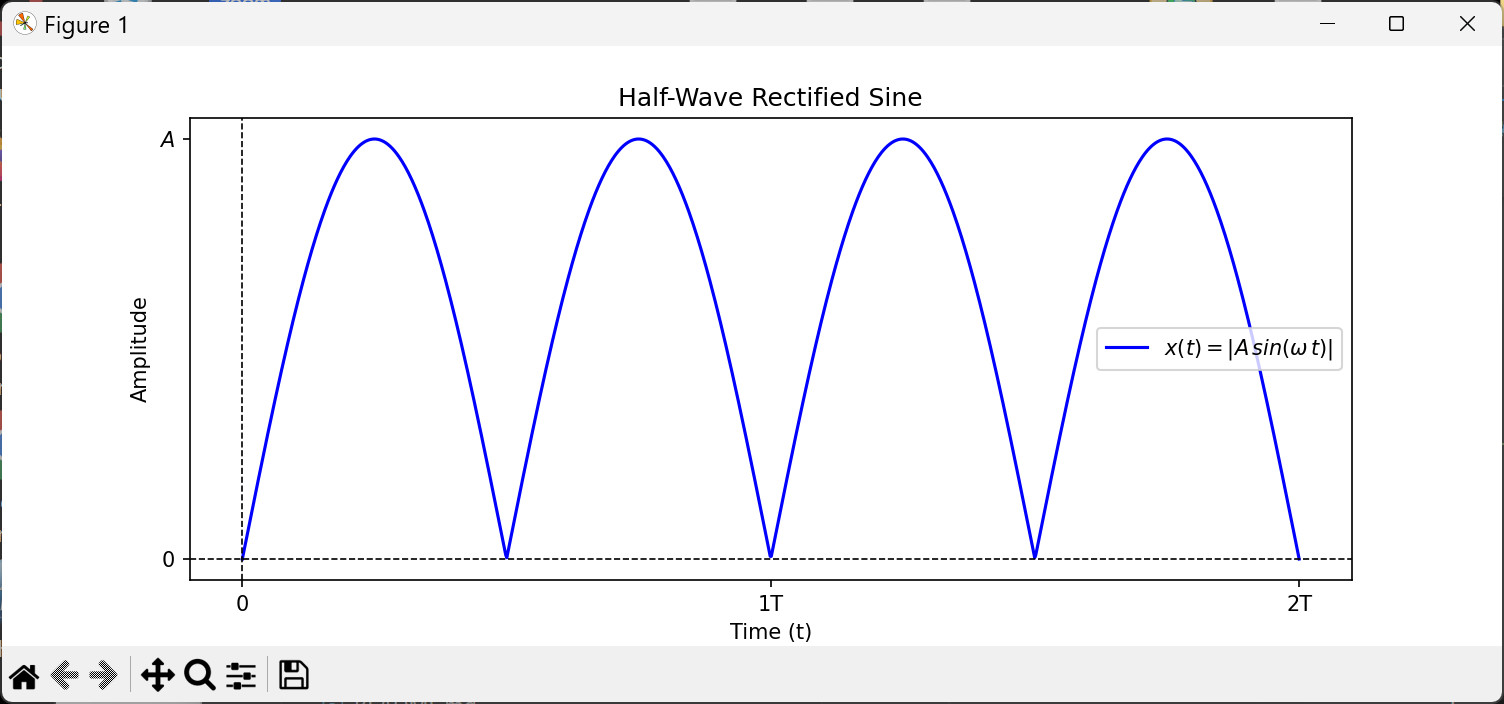

Reproduce this figure in Python.
import numpy as np
import matplotlib.pyplot as plt
from sympy import Rational

# Parameters
A = 1      # Numeric Amplitude
T = 2      # Numeric Period
N = 1000
ts = [0, 2*T]
t = np.linspace(ts[0], ts[1], N)  # Time array

# Wave function
x_t = np.abs( A*np.sin(2*np.pi*t/T) ) 

# Create plot
plt.figure(figsize=(10, 4))
plt.plot(t, x_t, label=r'$x(t) = |A\, sin(\omega\, t)|$', color='b')

# Customizing axis labels
plt.axhline(0, color='black', linewidth=0.8, linestyle='--')
plt.axvline(0, color='black', linewidth=0.8, linestyle='--')
plt.xlabel('Time (t)')
plt.ylabel('Amplitude')

# Title and legend
plt.title('Half-Wave Rectified Sine')
plt.legend(loc="center right")

# Generate tick positions with intervals of T/4
T_ticks = np.arange(ts[0], ts[1]+T, T)
# Generate corresponding labels for the ticks
T_labels = [r'{}T'.format(i) if i>0 else r'{}'.format(i)
            for i in range(len(T_ticks))]
# Replace T in labels with the symbolic form
print(T_labels)
T_labels = [t for t in T_labels]
plt.xticks(T_ticks, T_labels)

# Custom y-ticks showing A
plt.yticks([0, A], [r'$0$', r'$A$'])

plt.grid(False)
plt.show()
